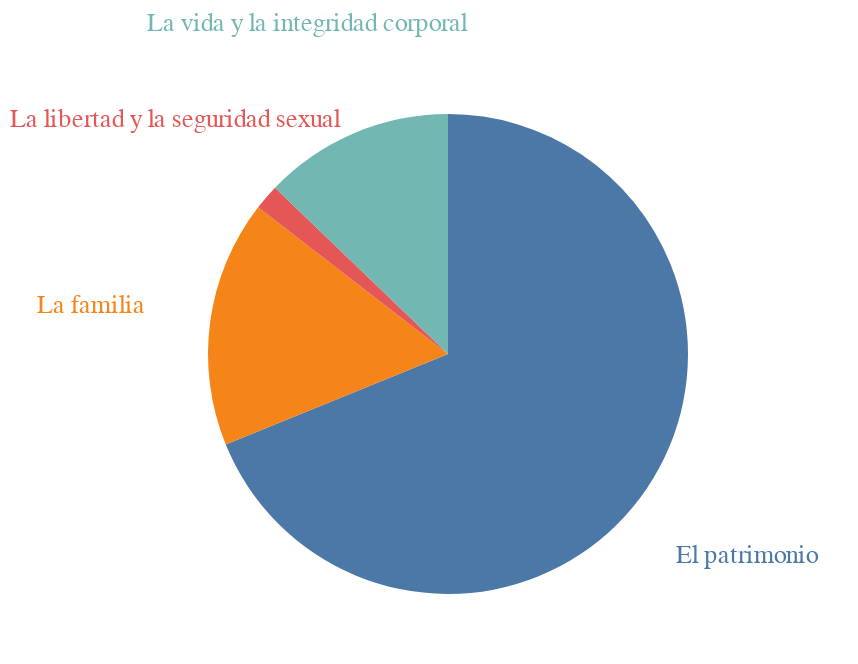

The notebook cell saved with this chart:
### Code cell
base=alt.Chart(bien_afectado).encode(
theta=alt.Theta('frecuencia:Q', stack=True),
color=alt.Color('bien_afectado:N', legend=None)
)
pie = base.mark_arc(outerRadius=120)
text = base.mark_text(radius=180, size=13).encode(text='bien_afectado:N')
pie + text

### Figure 1 — Vega-Lite specification as saved in the notebook (floating-point values rounded to 4 significant figures)
{"config": {"view": {"continuousWidth": 400, "continuousHeight": 300}}, "layer": [{"mark": {"type": "arc", "outerRadius": 120}, "encoding": {"color": {"field": "bien_afectado", "legend": null, "type": "nominal"}, "theta": {"field": "frecuencia", "stack": true, "type": "quantitative"}}}, {"mark": {"type": "text", "radius": 180, "size": 13}, "encoding": {"color": {"field": "bien_afectado", "legend": null, "type": "nominal"}, "text": {"field": "bien_afectado", "type": "nominal"}, "theta": {"field": "frecuencia", "stack": true, "type": "quantitative"}}}], "data": {"name": "data-5ccabd80c7765bdc4412f33ce60da65f"}, "$schema": "https://vega.github.io/schema/vega-lite/v4.17.0.json", "datasets": {"data-5ccabd80c7765bdc4412f33ce60da65f": [{"bien_afectado": "El patrimonio", "frecuencia": 150815}, {"bien_afectado": "La familia", "frecuencia": 36443}, {"bien_afectado": "La libertad y la seguridad sexual", "frecuencia": 3759}, {"bien_afectado": "La vida y la integridad corporal", "frecuencia": 28066}]}}
